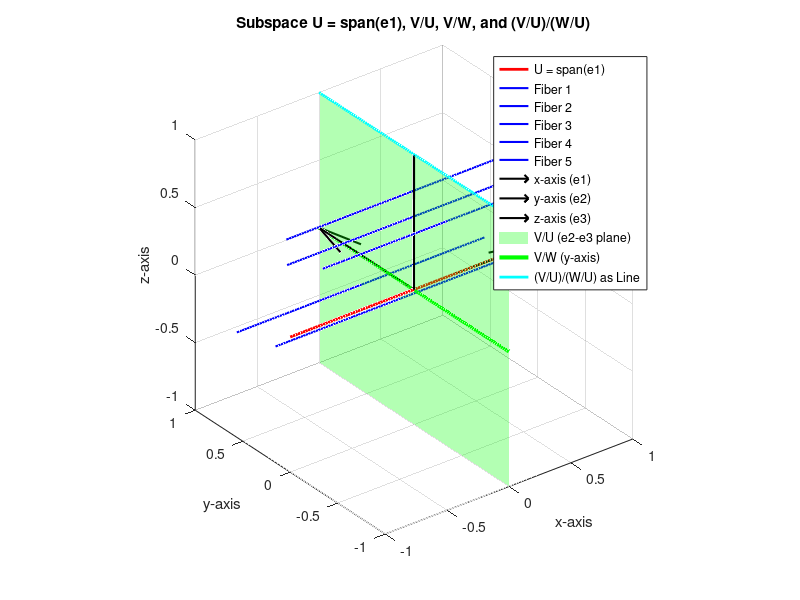

The MATLAB source for this figure:
% Basis vectors
e1 = [1; 0; 0]; % Basis for U
e2 = [0; 1; 0]; % Offset direction (for fibers)
e3 = [0; 0; 1]; % Perpendicular direction (for fiber translations in z)

% Fiber parameters (affine lines parallel to U = span(e1))
t = linspace(-1, 1, 100); % Parameter for line generation

% Number of fibers
num_fibers = 5; 

% Generate random fiber offsets
fiber_offsets_y = 2 * rand(1, num_fibers) - 1;  % Random offsets along y ([-1, 1])
fiber_offsets_z = 2 * rand(1, num_fibers) - 1;  % Random offsets along z ([-1, 1])

% 3D Plot
figure;
hold on;

% Plot the subspace U = span(e1) (highlighted in red)
plot3(t, zeros(size(t)), zeros(size(t)), 'r-', 'LineWidth', 2, 'DisplayName', 'U = span(e1)');

% Plot multiple fibers (blue solid lines)
for i = 1:num_fibers
    % Create random translations for each fiber in y and z directions
    fiber = e1 * t + fiber_offsets_y(i) * e2 + fiber_offsets_z(i) * e3;
    
    % Plot fiber as a blue line
    plot3(fiber(1, :), fiber(2, :), fiber(3, :), 'b-', 'LineWidth', 1.5, 'DisplayName', ['Fiber ' num2str(i)]);
end

% Add arrows for axes
quiver3(0, 0, 0, 1, 0, 0, 0, 'k', 'LineWidth', 1.5, 'DisplayName', 'x-axis (e1)');
quiver3(0, 0, 0, 0, 1, 0, 0, 'k', 'LineWidth', 1.5, 'DisplayName', 'y-axis (e2)');
quiver3(0, 0, 0, 0, 0, 1, 0, 'k', 'LineWidth', 1.5, 'DisplayName', 'z-axis (e3)');

% Plot the translucent green plane in e2-e3 direction to represent V/U
% Grid for the green plane (spanning e2 and e3 directions)
[y_plane, z_plane] = meshgrid(linspace(-1, 1, 20), linspace(-1, 1, 20));  % Create grid for the plane
x_plane = zeros(size(y_plane));  % x = 0 for the plane

% Create a translucent green plane spanning the e2-e3 direction
surf(x_plane, y_plane, z_plane, 'FaceColor', 'g', 'FaceAlpha', 0.3, 'EdgeColor', 'none', 'DisplayName', 'V/U (e2-e3 plane)');

% Plot V/W as a line in the y-direction (collapse to y-axis)
plot3(zeros(size(t)), t, zeros(size(t)), 'g-', 'LineWidth', 3, 'DisplayName', 'V/W (y-axis)');

% Plot V/U/W as a single line (again in the y-direction)
plot3(zeros(size(t)), t, zeros(size(t)) + 1, 'c-', 'LineWidth', 2, 'DisplayName', '(V/U)/(W/U) as Line');

% Add labels and grid
xlabel('x-axis');
ylabel('y-axis');
zlabel('z-axis');
title('Subspace U = span(e1), V/U, V/W, and (V/U)/(W/U)');
legend;
axis([-1 1 -1 1 -1 1]); % Keep fibers within plot bounds
axis equal;
grid on;
view(3);
hold off;
